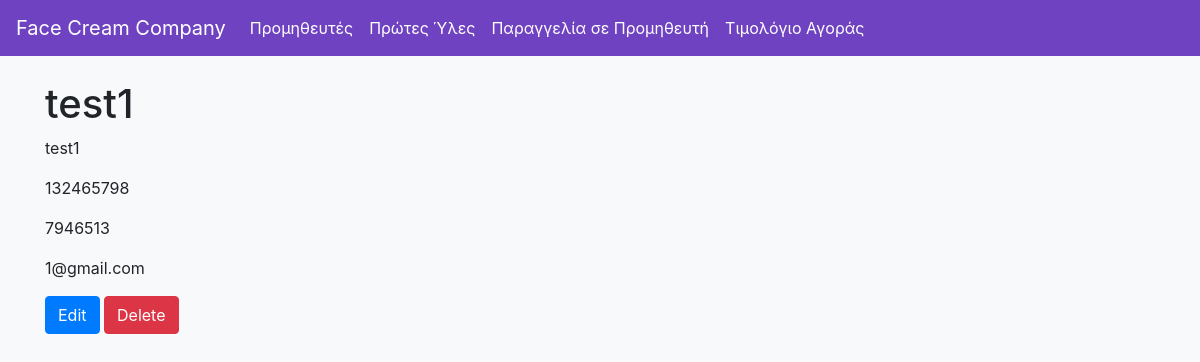
Screenshot of /api/suppliers/1/ with the database file from the repository.
### raw_materials/models.py (models this page shows, shortened)
class Supplier(models.Model):
    code = models.CharField(max_length=20, unique=True)
    name = models.CharField(max_length=100)
    address = models.TextField()
    phone = models.CharField(max_length=15)
    mobile = models.CharField(max_length=15)
    email = models.EmailField()

### raw_materials/views.py (the view)
# urls.py: path('suppliers/<int:pk>/', SupplierDetailView.as_view(), name='supplier_detail'),
class SupplierDetailView(DetailView):
    model = Supplier
    template_name = 'raw_materials/supplier_detail.html'
    context_object_name = 'supplier'

### raw_materials/templates/raw_materials/supplier_detail.html
{% extends 'base.html' %}
{% block content %}
<h1>{{ supplier.name }}</h1>
<p>{{ supplier.address }}</p>
<p>{{ supplier.phone }}</p>
<p>{{ supplier.mobile }}</p>
<p>{{ supplier.email }}</p>
<a href="{% url 'supplier_update' supplier.pk %}" class="btn btn-primary">Edit</a>
<a href="{% url 'supplier_delete' supplier.pk %}" class="btn btn-danger">Delete</a>
{% endblock %}

### raw_materials/templates/base.html (style rules this page uses)
body { background-color: #f8f9fa; }

### rows the page displays
Supplier: name "test1", address "test1", phone "132465798", mobile "7946513", email "1@gmail.com"
